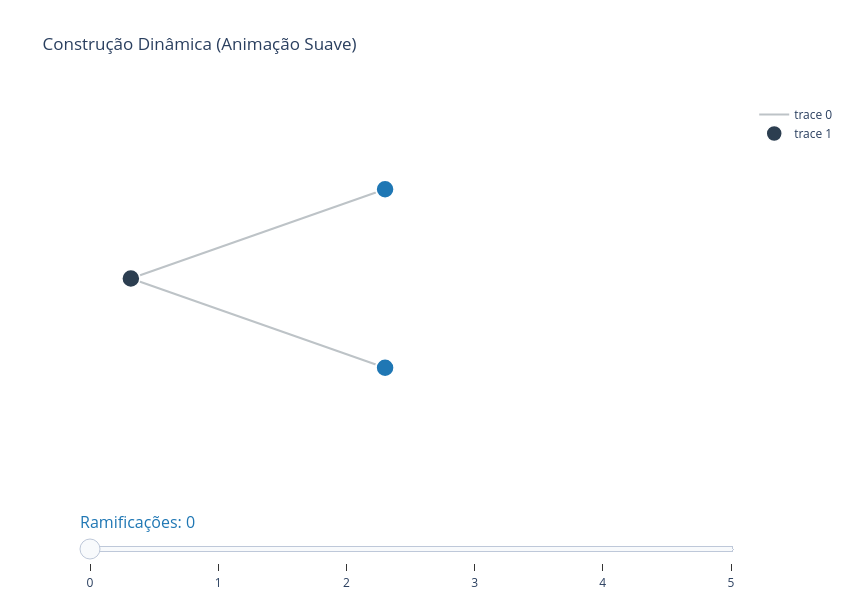

Source (notebook cell):
### Code cell
import igraph as ig
import plotly.graph_objects as go

def gerar_dados_reconstrucao(n_fixo, m_slider):
    m_max = 5
    pos_pais = {1: 200, 2: -200}
    
    Xn, Yn = [], []
    Xe, Ye = [], []
    
    # 1. Raiz (Fixa)
    Xn.append(0); Yn.append(0)
    
    # 2. Nível 1 (Fixos)
    Xn.extend([2.5, 2.5])
    Yn.extend([pos_pais[1], pos_pais[2]])
    
    # Linhas Raiz -> Nível 1
    for i in [1, 2]:
        Xe += [0, 2.5, None]; Ye += [0, Yn[i], None]

    # 3. Nível 2 (Reconstrução Dinâmica)
    for p in range(1, n_fixo + 1):
        p_x, p_y = 2.5, pos_pais[p]
        
        desvios = []
        if m_slider > 0:
            espaco_total = 180 
            if m_slider == 1:
                desvios = [0]
            else:
                passo = espaco_total / (m_slider - 1)
                desvios = [ (espaco_total/2) - (i * passo) for i in range(m_slider)]

        for j in range(m_max):
            if j < m_slider:
                target_x = 5.0
                target_y = p_y + desvios[j]
            else:
                # Retorno ao pai para o efeito de "reset"
                target_x = p_x
                target_y = p_y
            
            Xn.append(target_x); Yn.append(target_y)
            Xe += [p_x, target_x, None]; Ye += [p_y, target_y, None]

    colors = ['#2C3E50'] + ['#FF7F0E']*2 + ['#1F77B4']*(n_fixo * m_max)
    
    return Xe, Ye, Xn, Yn, colors

# --- Construção da Figura ---
fig = go.Figure()
frames = []
slider_steps = []

for m in range(6): 
    Xe, Ye, Xn, Yn, colors = gerar_dados_reconstrucao(2, m)
    name = f"m_{m}"
    
    frames.append(go.Frame(
        data=[
            go.Scatter(x=Xe, y=Ye, mode='lines', line=dict(color='#BDC3C7', width=2)),
            go.Scatter(x=Xn, y=Yn, mode='markers', 
                        marker=dict(size=18, color=colors, line=dict(width=1.5, color='white')))
        ],
        name=name
    ))
    
    slider_steps.append({
        "method": "animate",
        "label": str(m),
        "args": [[name], {
            "frame": {"duration": 1600, "redraw": False}, # Tempo total do frame
            "mode": "immediate",
            "transition": {
                "duration": 1500, # VELOCIDADE: 1.5 segundos para desenhar
                "easing": "cubic-in-out" # Começa lento, acelera, termina lento
            }
        }]
    })

# Estado inicial
fig.add_trace(frames[0].data[0])
fig.add_trace(frames[0].data[1])

fig.update_layout(
    title="Construção Dinâmica (Animação Suave)",
    height=600, width=850,
    template="plotly_white",
    xaxis=dict(showgrid=False, zeroline=False, showticklabels=False, range=[-0.5, 6]),
    yaxis=dict(showgrid=False, zeroline=False, showticklabels=False, range=[-400, 400]),
    sliders=[{
        "active": 0,
        "currentvalue": {"prefix": "Ramificações: ", "font": {"size": 16, "color": "#1F77B4"}},
        "pad": {"t": 50},
        "steps": slider_steps
    }]
)

fig.frames = frames
fig.show()

### Figure 1 — Plotly figure (JSON) as saved in the notebook; plotly's stock layout.template omitted (floating-point values rounded to 4 significant figures)
{"data": [{"line": {"color": "#BDC3C7", "width": 2}, "mode": "lines", "type": "scatter", "x": [0, 2.5, null, 0, 2.5, null, 2.5, 2.5, null, 2.5, 2.5, null, 2.5, 2.5, null, 2.5, 2.5, null, 2.5, 2.5, null, 2.5, 2.5, null, 2.5, 2.5, null, 2.5, 2.5, null, 2.5, 2.5, null, 2.5, 2.5, null], "y": [0, 200, null, 0, -200, null, 200, 200, null, 200, 200, null, 200, 200, null, 200, 200, null, 200, 200, null, -200, -200, null, -200, -200, null, -200, -200, null, -200, -200, null, -200, -200, null]}, {"marker": {"color": ["#2C3E50", "#FF7F0E", "#FF7F0E", "#1F77B4", "#1F77B4", "#1F77B4", "#1F77B4", "#1F77B4", "#1F77B4", "#1F77B4", "#1F77B4", "#1F77B4", "#1F77B4"], "line": {"color": "white", "width": 1.5}, "size": 18}, "mode": "markers", "type": "scatter", "x": [0, 2.5, 2.5, 2.5, 2.5, 2.5, 2.5, 2.5, 2.5, 2.5, 2.5, 2.5, 2.5], "y": [0, 200, -200, 200, 200, 200, 200, 200, -200, -200, -200, -200, -200]}], "layout": {"height": 600, "sliders": [{"active": 0, "currentvalue": {"font": {"color": "#1F77B4", "size": 16}, "prefix": "Ramificações: "}, "pad": {"t": 50}, "steps": [{"args": [["m_0"], {"frame": {"duration": 1600, "redraw": false}, "mode": "immediate", "transition": {"duration": 1500, "easing": "cubic-in-out"}}], "label": "0", "method": "animate"}, {"args": [["m_1"], {"frame": {"duration": 1600, "redraw": false}, "mode": "immediate", "transition": {"duration": 1500, "easing": "cubic-in-out"}}], "label": "1", "method": "animate"}, {"args": [["m_2"], {"frame": {"duration": 1600, "redraw": false}, "mode": "immediate", "transition": {"duration": 1500, "easing": "cubic-in-out"}}], "label": "2", "method": "animate"}, {"args": [["m_3"], {"frame": {"duration": 1600, "redraw": false}, "mode": "immediate", "transition": {"duration": 1500, "easing": "cubic-in-out"}}], "label": "3", "method": "animate"}, {"args": [["m_4"], {"frame": {"duration": 1600, "redraw": false}, "mode": "immediate", "transition": {"duration": 1500, "easing": "cubic-in-out"}}], "label": "4", "method": "animate"}, {"args": [["m_5"], {"frame": {"duration": 1600, "redraw": false}, "mode": "immediate", "transition": {"duration": 1500, "easing": "cubic-in-out"}}], "label": "5", "method": "animate"}]}], "title": {"text": "Construção Dinâmica (Animação Suave)"}, "width": 850, "xaxis": {"range": [-0.5, 6], "showgrid": false, "showticklabels": false, "zeroline": false}, "yaxis": {"range": [-400, 400], "showgrid": false, "showticklabels": false, "zeroline": false}}}
